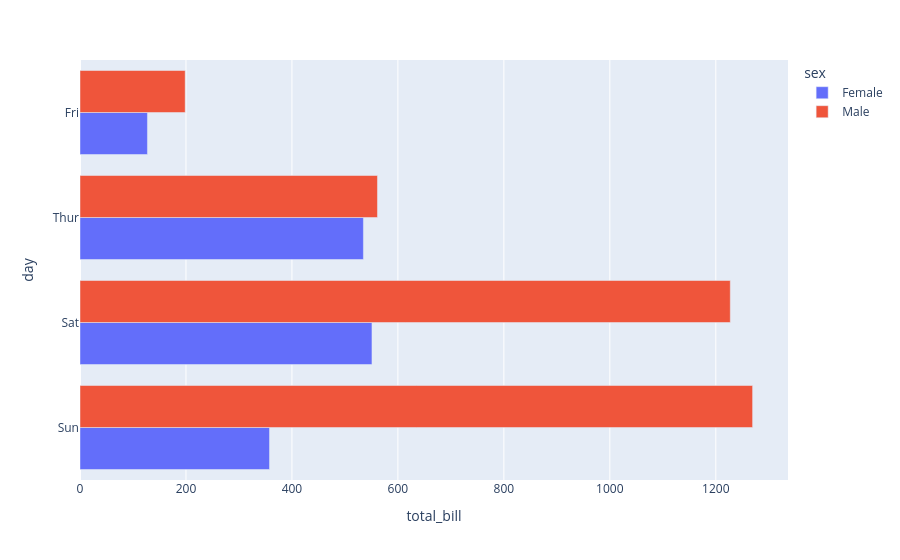

The notebook cell saved with this chart:
### Code cell
px.bar(df_agrupado_pelo_dia_e_sexo ,x='total_bill',y='day',color='sex',barmode='group')

### Figure 1 — Plotly figure (JSON) as saved in the notebook; plotly's stock layout.template omitted (floating-point values rounded to 4 significant figures)
{"data": [{"alignmentgroup": "True", "hovertemplate": "sex=Female<br>total_bill=%{x}<br>day=%{y}<extra></extra>", "legendgroup": "Female", "marker": {"color": "#636efa", "pattern": {"shape": ""}}, "name": "Female", "offsetgroup": "Female", "orientation": "h", "showlegend": true, "textposition": "auto", "type": "bar", "x": [357.7, 551.0, 534.9, 127.3], "xaxis": "x", "y": ["Sun", "Sat", "Thur", "Fri"], "yaxis": "y"}, {"alignmentgroup": "True", "hovertemplate": "sex=Male<br>total_bill=%{x}<br>day=%{y}<extra></extra>", "legendgroup": "Male", "marker": {"color": "#EF553B", "pattern": {"shape": ""}}, "name": "Male", "offsetgroup": "Male", "orientation": "h", "showlegend": true, "textposition": "auto", "type": "bar", "x": [1269.0, 1227.0, 561.4, 198.6], "xaxis": "x", "y": ["Sun", "Sat", "Thur", "Fri"], "yaxis": "y"}], "layout": {"barmode": "group", "legend": {"title": {"text": "sex"}, "tracegroupgap": 0}, "margin": {"t": 60}, "xaxis": {"anchor": "y", "domain": [0, 1], "title": {"text": "total_bill"}}, "yaxis": {"anchor": "x", "domain": [0, 1], "title": {"text": "day"}}}}
